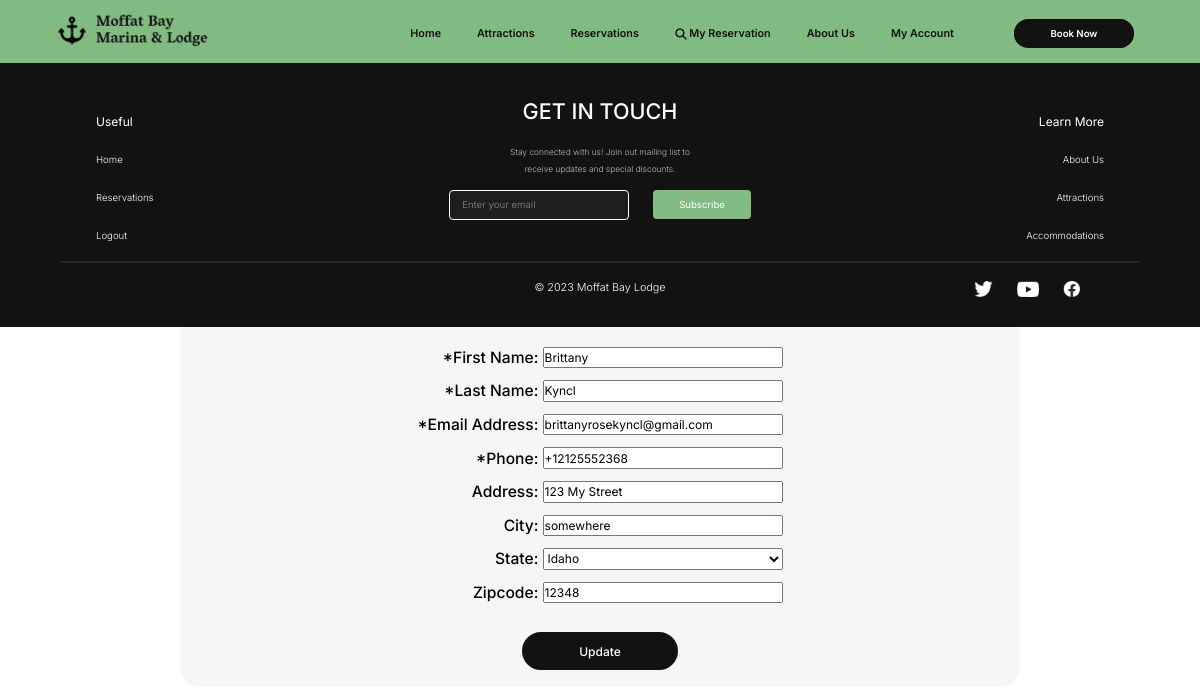
The page /profile/update_profile/ (signed in) on the database as committed earlier.
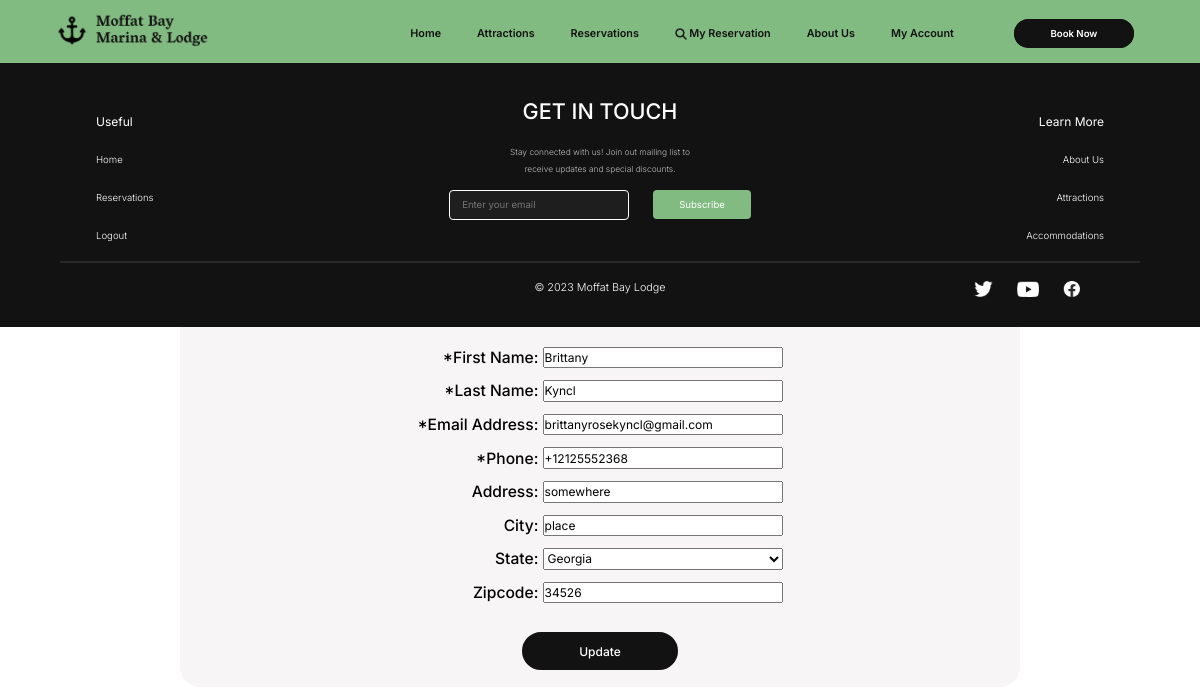
The same page on the database as committed later.
### users/models.py (models this page shows, shortened)
class CustomUser(AbstractUser):
    username = None
    email = models.EmailField(_('email address'), unique=True)
    first_name = models.CharField(max_length=50,verbose_name="First Name", null=True, blank=True)
    last_name = models.CharField(max_length=50,verbose_name="Last Name", null=True, blank=True)
    street = models.CharField(max_length=50,verbose_name="Address", null=True, blank=True)
    city = models.CharField(max_length=50,verbose_name="City", null=True, blank=True)
    state = models.CharField(max_length=50,verbose_name="State", null=True, blank=True)
    zip = models.CharField(max_length=8,verbose_name="Zipcode", null=True, blank=True)
    phone = PhoneNumberField(verbose_name="Phone Number", blank=True, null=True)
    class Meta:
        verbose_name_plural = "User Accounts"
    USERNAME_FIELD = 'email'
    REQUIRED_FIELDS = []
    objects = CustomUserManager()

### users/views.py (the view)
# urls.py: path('profile/update_profile/', account_views.update_profie, name='update_profile'),
@login_required
def update_profie(request):
    if request.method == 'POST':
        form = AccountUpdateForm(request.POST, request.FILES, instance=request.user)
        if form.is_valid():
            form.save()
            messages.success(request, f'Your account information has been updated!')
            return redirect('profile')
        else:
            messages.error(request, form.errors)
    else:
        form = AccountUpdateForm(instance=request.user)
    context = {
        'form' : form,
        'mailform': MailListForm,
        'title': 'Update Profile',
    }
    return render(request, 'users/update_profile.html', context)

### users/forms.py
class AccountUpdateForm(forms.ModelForm):
    email = forms.EmailField(label="Email Address", required=False)
    phone = PhoneNumberField(widget=PhoneNumberPrefixWidget(initial='US'), label="Phone Number", required=False)
    first_name = forms.CharField(label="First Name", required=False)
    last_name = forms.CharField(label="Last Name", required=False)
    state = forms.ChoiceField(choices=STATE_CHOICES, required=False)
    class Meta:
        model = CustomUser
        fields =['first_name', 'last_name', 'street', 'city', 'state', 'zip', 'phone', 'email']

### users/templates/users/update_profile.html (shortened to what this page needs)
{% extends "reservations/base.html" %}
{% load crispy_forms_tags %}
{% load static %}
{% block css %}
<link rel="stylesheet" type="text/css" href="{% static 'reservations/accounts.css' %}"/>
{% endblock %}
{% block content %}
<div class="banner">
    <div class="overlay-register">
            <div class="text-content form-register">
                <h3>Update {{user.first_name}} {{user.last_name}}'s Profile:</h3></br>
                <form method="POST">
                    <fieldset class="form-register">
                        <div class="register-grid-container">
                            <div class="register-section"><label class="register-label">*First Name:&nbsp;</label><div class="register-input">{{form.first_name}}</div></div>
                            <div class="register-section"><div class="register-label">*Last Name:&nbsp;</div><div class="register-input">{{form.last_name}}</div> </div>
                            <div class="register-section"><div class="register-label">*Email Address:&nbsp;</div><div class="register-input">{{form.email}}</div> </div>
                            <div class="register-section"><div class="register-label">*Phone:&nbsp;</div><div class="register-input">{{form.phone}}</div> </div>
                            <div class="register-section"><div class="register-label">Address:&nbsp;</div><div class="register-input">{{form.street}}</div></div>
                            <div class="register-section"><div class="register-label">City:&nbsp;</div><div class="register-input">{{form.city}}</div> </div>
                            <div class="register-section"><div class="register-label">State:&nbsp;</div><div class="register-input">{{form.state}}</div> </div>
                            <div class="register-section"><div class="register-label">Zipcode:&nbsp;</div><div class="register-input">{{form.zip}}</div> </div>
                        </div>
                    </fieldset>
                    <button class="login-button" type="submit">Update</button>
                </form>
                </div>
            </div>
        </div>
{% endblock content %}

Rows that differ between the two databases and show on the page:
changed CustomUser "Brittany": street "123 My Street" → "somewhere"; city "somewhere" → "place"; state "Idaho" → "Georgia"; zip "12348" → "34526"
